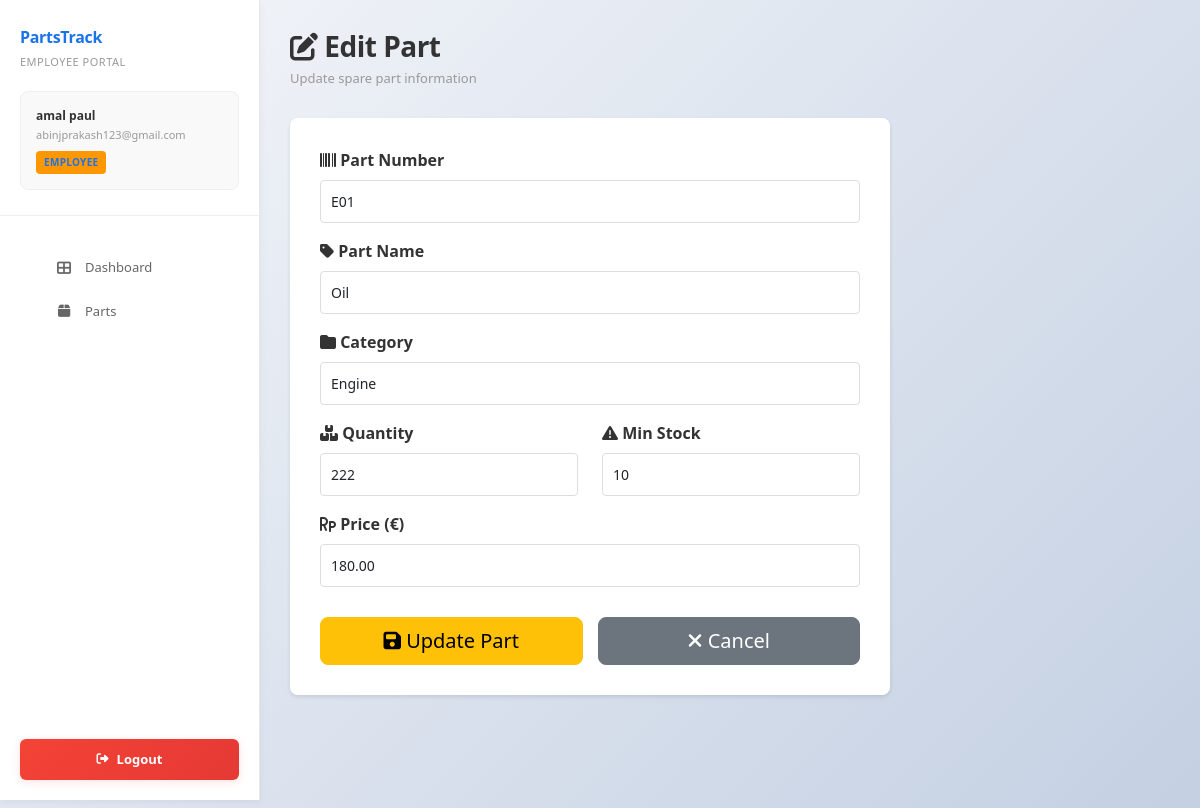
Page /employee-parts/edit/1/ (signed in) on the committed database.
### inventory/models.py (models this page shows, shortened)
class SparePart(models.Model):
    part_number = models.CharField(max_length=100, unique=True)
    part_name = models.CharField(max_length=200)
    category = models.CharField(max_length=100, blank=True)
    quantity = models.IntegerField(default=0)
    minimum_stock = models.IntegerField(default=10)
    price = models.DecimalField(max_digits=10, decimal_places=2, default=0.00)
    supplier = models.ForeignKey(
        Supplier,
        on_delete=models.SET_NULL,
        null=True,
        blank=True,
    )
    location = models.CharField(max_length=100, blank=True)
    description = models.TextField(blank=True)
    created_at = models.DateTimeField(auto_now_add=True)
    updated_at = models.DateTimeField(auto_now=True)

### inventory/views.py (the view)
@login_required(login_url="login")
@require_http_methods(["GET", "POST"])
def employee_edit_part(request, pk):
    if request.user.is_staff or request.user.is_superuser:
        return redirect("edit_part", pk=pk)
    part = get_object_or_404(SparePart, pk=pk)
    if request.method == "POST":
        form = SparePartForm(request.POST, instance=part)
        if form.is_valid():
            form.save()
            return redirect("employee_parts_list")
    else:
        form = SparePartForm(instance=part)
    return render(
        request,
        "inventory/employee_edit_part.html",
        {"form": form, "part": part, "user_role": "employee"},
    )

### inventory/templates/inventory/employee_edit_part.html (shortened to what this page needs)
<!DOCTYPE html>
<html lang="en">
<head>
    {% load static %}
    <link rel="stylesheet" href="https://cdn.jsdelivr.net/npm/bootstrap@5.3.2/dist/css/bootstrap.min.css">
    <link rel="stylesheet" href="https://cdnjs.cloudflare.com/ajax/libs/font-awesome/6.4.0/css/all.min.css">
    <link rel="stylesheet" href="{% static 'css/dashboard.css' %}">
</head>
<body>
    <div class="main-container">
        <aside class="sidebar">
            <div class="sidebar-header">
                <div class="sidebar-brand">PartsTrack</div>
                <div class="sidebar-subtitle">Employee Portal</div>
                <div class="user-profile">
                    <div class="user-name">{{ user.first_name }} {{ user.last_name }}</div>
                    <div class="user-email">{{ user.email }}</div>
                    <span class="user-role-badge" style="background: #ff9800;">EMPLOYEE</span>
                </div>
            </div>
            <ul class="sidebar-menu">
                <li><a href="{% url 'employee_dashboard' %}"><i class="fas fa-th-large"></i> Dashboard</a></li>
                <li><a href="{% url 'employee_parts_list' %}"><i class="fas fa-box"></i> Parts</a></li>
            </ul>
            <button class="logout-btn" onclick="window.location.href='{% url 'logout' %}'">
                <i class="fas fa-sign-out-alt"></i> Logout
            </button>
        </aside>
        <main class="main-content">
            <div class="page-header">
                <h1 class="page-title"><i class="fas fa-edit"></i> Edit Part</h1>
                <p class="page-subtitle">Update spare part information</p>
            </div>
            <div style="background: white; padding: 30px; border-radius: 8px; box-shadow: 0 2px 4px rgba(0,0,0,0.1); max-width: 600px;">
                <form method="POST">
                    <div class="mb-3">
                        <label for="{{ form.part_number.id_for_label }}" class="form-label">
                            <i class="fas fa-barcode"></i> Part Number
                        </label>
                        {{ form.part_number }}
                    </div>
                    <div class="mb-3">
                        <label for="{{ form.part_name.id_for_label }}" class="form-label">
                            <i class="fas fa-tag"></i> Part Name
                        </label>
                        {{ form.part_name }}
                    </div>
                    <div class="mb-3">
                        <label for="{{ form.category.id_for_label }}" class="form-label">
                            <i class="fas fa-folder"></i> Category
                        </label>
                        {{ form.category }}
                    </div>
                    <div class="row">
                        <div class="col-md-6">
                            <div class="mb-3">
                                <label for="{{ form.quantity.id_for_label }}" class="form-label">
                                    <i class="fas fa-boxes"></i> Quantity
                                </label>
                                {{ form.quantity }}
                            </div>
                        </div>
                        <div class="col-md-6">
                            <div class="mb-3">
                                <label for="{{ form.minimum_stock.id_for_label }}" class="form-label">
                                    <i class="fas fa-exclamation-triangle"></i> Min Stock
                                </label>
                                {{ form.minimum_stock }}
                            </div>
                        </div>
                    </div>
                    <div class="mb-3">
                        <label for="{{ form.price.id_for_label }}" class="form-label">
                            <i class="fas fa-rupiah-sign"></i> Price (€)
                        </label>
                        {{ form.price }}
                    </div>
                    <div style="display: grid; grid-template-columns: 1fr 1fr; gap: 15px; margin-top: 30px;">
                        <button type="submit" class="btn btn-warning btn-lg">
                            <i class="fas fa-save"></i> Update Part
                        </button>
                        <a href="{% url 'employee_parts_list' %}" class="btn btn-secondary btn-lg">
                            <i class="fas fa-times"></i> Cancel
                        </a>
                    </div>
                </form>
            </div>
        </main>
    </div>
</body>
</html>

### inventory/static/css/dashboard.css (style rules this page uses)
* { margin: 0; padding: 0; box-sizing: border-box; }
html { scroll-behavior: smooth; }
body { font-family: 'Segoe UI', Tahoma, Geneva, Verdana, sans-serif; background: linear-gradient(135deg, #f5f7fa 0%, #c3cfe2 100%); background-attachment: fixed; min-height: 100vh; padding-bottom: 40px; color: #333; }
.main-container { display: flex; min-height: 100vh; }
.sidebar { width: 260px; background: #fff; border-right: 1px solid #e8e8e8; padding: 25px 0; position: fixed; height: 100vh; overflow-y: auto; box-shadow: 0 2px 8px rgba(0, 0, 0, 0.05); z-index: 1000; transition: all 0.3s ease; }
.sidebar-header { padding: 0 20px 25px; border-bottom: 1px solid #f0f0f0; }
.sidebar-brand { font-size: 16px; font-weight: 700; color: #1a73e8; margin-bottom: 5px; letter-spacing: -0.3px; }
.sidebar-subtitle { font-size: 11px; color: #999; text-transform: uppercase; letter-spacing: 0.5px; font-weight: 500; }
.user-profile { background: #f9f9f9; padding: 15px; border-radius: 8px; margin-top: 20px; font-size: 12px; border: 1px solid #f0f0f0; }
.user-profile .user-name { font-weight: 600; color: #333; margin-bottom: 2px; }
.user-profile .user-email { color: #999; font-size: 11px; margin-bottom: 8px; word-break: break-word; }
.user-role-badge { display: inline-block; background: #e8f0fe; color: #1a73e8; padding: 4px 8px; border-radius: 4px; font-size: 10px; font-weight: 600; text-transform: uppercase; letter-spacing: 0.3px; }
.sidebar-menu { list-style: none; margin-top: 30px; }
.sidebar-menu li { margin-bottom: 0; }
.sidebar-menu a { color: #666; text-decoration: none; display: flex; align-items: center; gap: 12px; padding: 12px 20px; font-size: 13px; transition: all 0.3s ease; border-left: 3px solid transparent; font-weight: 500; }
.sidebar-menu i { width: 18px; text-align: center; font-size: 14px; }
.logout-btn { position: absolute; bottom: 20px; left: 20px; right: 20px; background: linear-gradient(135deg, #f44336 0%, #e53935 100%); color: #fff; border: none; padding: 11px 16px; border-radius: 6px; font-weight: 600; cursor: pointer; transition: all 0.3s ease; display: flex; align-items: center; justify-content: center; gap: 8px; font-size: 13px; box-shadow: 0 2px 8px rgba(244, 67, 54, 0.15); }
.logout-btn i { font-size: 12px; }
.main-content { flex: 1; margin-left: 260px; padding: 30px; animation: slideIn 0.3s ease; }
.page-header { margin-bottom: 30px; }
.page-title { font-size: 28px; font-weight: 700; color: #333; margin-bottom: 5px; letter-spacing: -0.5px; }
.page-subtitle { font-size: 13px; color: #999; font-weight: 500; }
html { touch-action: manipulation; }
body { min-width: 320px; zoom: 100%; -webkit-text-size-adjust: 100%; -moz-text-size-adjust: 100%; -ms-text-size-adjust: 100%; text-size-adjust: 100%; }
.sidebar { zoom: 1; transform: translateZ(0); }
.main-content { zoom: 1; transform: translateZ(0); }

### inventory/templates/inventory/employee_edit_part.html (style rules this page uses)
.form-control, .form-select { padding: 10px; border: 1px solid #ddd; border-radius: 4px; font-size: 14px; }
.form-label { color: #333; font-weight: 600; margin-bottom: 8px; }

### rows in the picture
SparePart: part_number "E01", part_name "Oil", category "Engine", quantity "222", minimum_stock "10", price "180.00"

### other values in the picture
{{ user.first_name }} "amal"
{{ user.last_name }} "paul"
{{ user.email }} "abinjprakash123@gmail.com"
